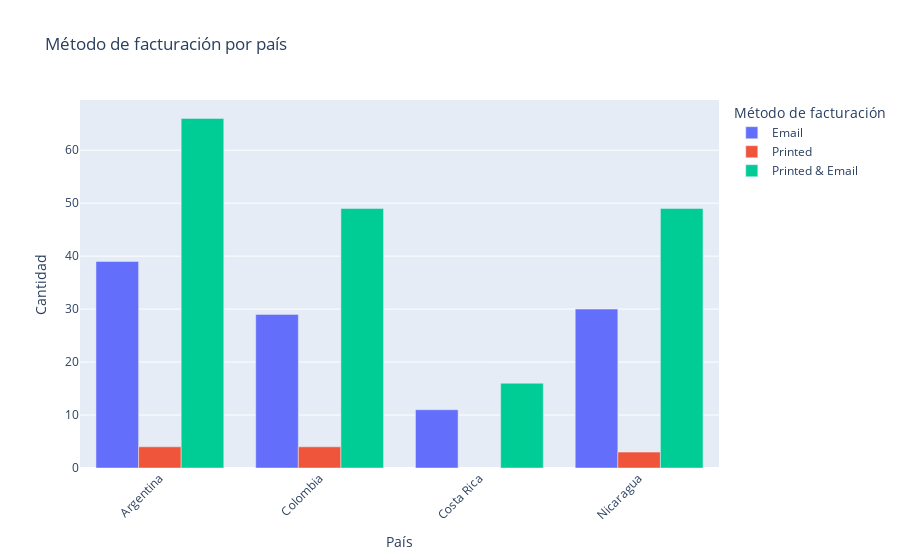

The cell this chart's notebook holds for it:
### Markdown cell above
`Respuesta`
En Argentian se tienen 39 clientes con facturacion tipo Email (Electronica)

# Ejercicio 1.2

¿Cuantos clientes tienen el método de facturación "Impresa & Electrónica" en Costa Rica?

`Respuesta`
En Costa Rica se tienen 16 clientes con facturacion tipo impresa y Electronica (Printed & Email)

# Ejercicio 2
Inserte un grafico para el metodo de facturacion por cada pais y concluya.

### Code cell
# grafico interavtivo del metodo de facturacion por pais
billing = df.groupby("Country")["Billing Method"].value_counts().unstack()
billing_long = billing.reset_index().melt(id_vars='Country', var_name='Billing Method', value_name='Count')
fig = px.bar(billing_long, x='Country', y='Count', color='Billing Method', 
             title='Método de facturación por país',
             labels={'Country': 'País', 'Count': 'Cantidad', 'Billing Method': 'Método de facturación'},
             barmode='group')
fig.update_layout(xaxis_tickangle=-45)
fig.show()

### Figure 1 — Plotly figure (JSON) as saved in the notebook; plotly's stock layout.template omitted (floating-point values rounded to 4 significant figures)
{"data": [{"alignmentgroup": "True", "hovertemplate": "Método de facturación=Email<br>País=%{x}<br>Cantidad=%{y}<extra></extra>", "legendgroup": "Email", "marker": {"color": "#636efa", "pattern": {"shape": ""}}, "name": "Email", "offsetgroup": "Email", "orientation": "v", "showlegend": true, "textposition": "auto", "type": "bar", "x": ["Argentina", "Colombia", "Costa Rica", "Nicaragua"], "xaxis": "x", "y": [39, 29, 11, 30], "yaxis": "y"}, {"alignmentgroup": "True", "hovertemplate": "Método de facturación=Printed<br>País=%{x}<br>Cantidad=%{y}<extra></extra>", "legendgroup": "Printed", "marker": {"color": "#EF553B", "pattern": {"shape": ""}}, "name": "Printed", "offsetgroup": "Printed", "orientation": "v", "showlegend": true, "textposition": "auto", "type": "bar", "x": ["Argentina", "Colombia", "Costa Rica", "Nicaragua"], "xaxis": "x", "y": [4, 4, null, 3], "yaxis": "y"}, {"alignmentgroup": "True", "hovertemplate": "Método de facturación=Printed & Email<br>País=%{x}<br>Cantidad=%{y}<extra></extra>", "legendgroup": "Printed & Email", "marker": {"color": "#00cc96", "pattern": {"shape": ""}}, "name": "Printed & Email", "offsetgroup": "Printed & Email", "orientation": "v", "showlegend": true, "textposition": "auto", "type": "bar", "x": ["Argentina", "Colombia", "Costa Rica", "Nicaragua"], "xaxis": "x", "y": [66, 49, 16, 49], "yaxis": "y"}], "layout": {"barmode": "group", "legend": {"title": {"text": "Método de facturación"}, "tracegroupgap": 0}, "title": {"text": "Método de facturación por país"}, "xaxis": {"anchor": "y", "domain": [0, 1], "tickangle": -45, "title": {"text": "País"}}, "yaxis": {"anchor": "x", "domain": [0, 1], "title": {"text": "Cantidad"}}}}
